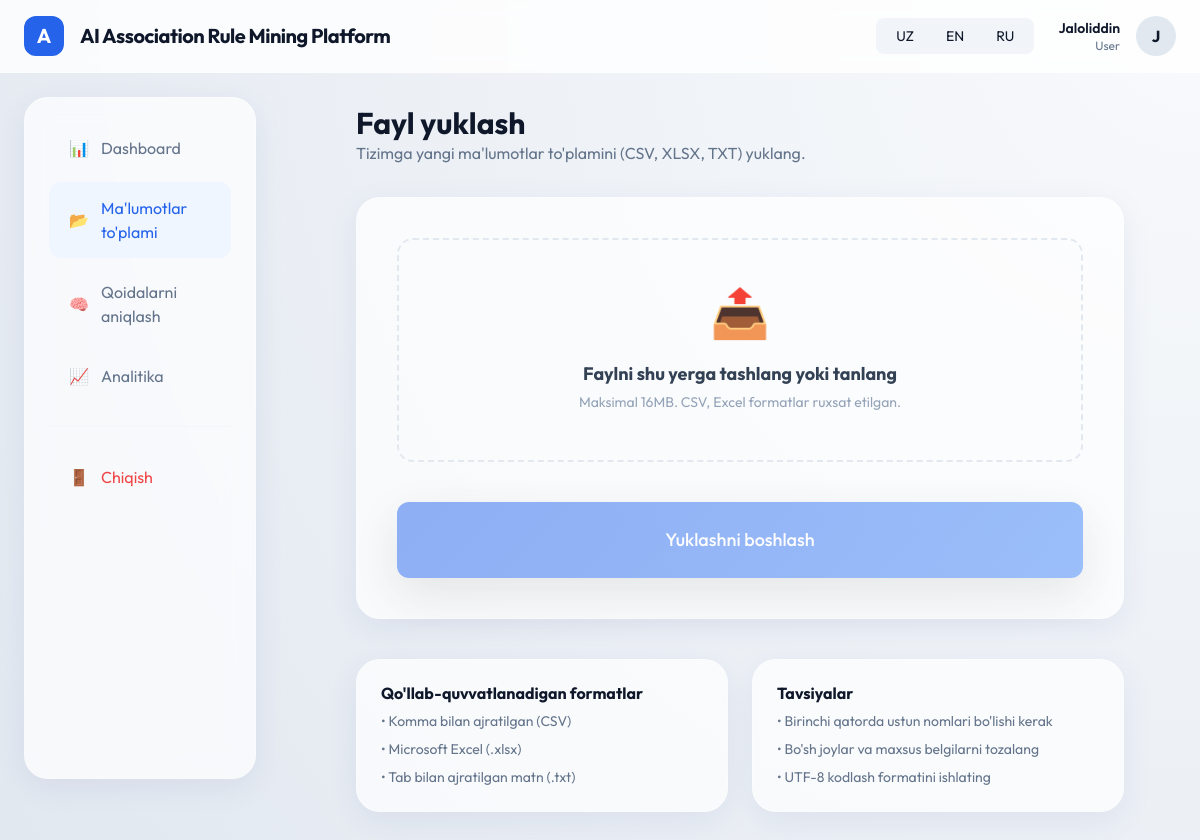
Page /dataset/upload (signed in) on the committed database.
### models/user.py (models this page shows, shortened)
class User(db.Model, UserMixin):
    id = db.Column(db.Integer, primary_key=True)
    username = db.Column(db.String(50), unique=True, nullable=False)
    email = db.Column(db.String(120), unique=True, nullable=False)
    password_hash = db.Column(db.String(128), nullable=False)
    role = db.Column(db.String(20), default='User') # Admin, Researcher, User
    is_active = db.Column(db.Boolean, default=True)
    created_at = db.Column(db.DateTime, default=datetime.utcnow)
    datasets = db.relationship('Dataset', backref='owner', lazy=True, cascade="all, delete-orphan")

### app/dataset/routes.py (the view, shortened to what this page needs)
@dataset_bp.route('/upload', methods=['GET', 'POST'])
@login_required
def upload():
    return render_template('dataset/upload.html')

### models/user.py (called while the page is built)
@login_manager.user_loader
def load_user(user_id):
    from app import db
    return db.session.get(User, int(user_id))

### app/templates/dataset/upload.html (shortened to what this page needs)
{% extends "base.html" %}
{% block content %}
<div class="animate-fade-in max-w-3xl mx-auto">
    <div class="mb-8">
        <h1 class="text-3xl font-bold text-slate-900">{{ g.translations.get('upload_dataset') }}</h1>
        <p class="text-slate-500">Tizimga yangi ma'lumotlar to'plamini (CSV, XLSX, TXT) yuklang.</p>
    </div>
    <div class="glass-card p-10">
        <form method="POST" enctype="multipart/form-data" id="uploadForm">
            <div class="mb-10 text-center">
                <div class="border-2 border-dashed border-slate-200 rounded-2xl p-12 hover:border-blue-400 hover:bg-blue-50/30 transition-all cursor-pointer group" id="dropZone">
                    <div class="text-5xl mb-4 group-hover:scale-110 transition-transform">📤</div>
                    <div class="text-lg font-bold text-slate-700 mb-1">Faylni shu yerga tashlang yoki tanlang</div>
                    <p class="text-sm text-slate-400">Maksimal 16MB. CSV, Excel formatlar ruxsat etilgan.</p>
                </div>
            </div>
            <button type="submit" class="w-full btn-primary-custom py-4 text-lg shadow-lg shadow-blue-100 disabled:opacity-50 disabled:cursor-not-allowed" id="submitBtn" disabled>
                Yuklashni boshlash
            </button>
        </form>
    </div>
    <div class="mt-10 grid grid-cols-1 md:grid-cols-2 gap-6">
        <div class="glass-card p-6">
            <h4 class="font-bold text-slate-900 mb-2">Qo'llab-quvvatlanadigan formatlar</h4>
            <ul class="text-sm text-slate-500 space-y-2">
                <li>• Komma bilan ajratilgan (CSV)</li>
                <li>• Microsoft Excel (.xlsx)</li>
                <li>• Tab bilan ajratilgan matn (.txt)</li>
            </ul>
        </div>
        <div class="glass-card p-6">
            <h4 class="font-bold text-slate-900 mb-2">Tavsiyalar</h4>
            <ul class="text-sm text-slate-500 space-y-2">
                <li>• Birinchi qatorda ustun nomlari bo'lishi kerak</li>
                <li>• Bo'sh joylar va maxsus belgilarni tozalang</li>
                <li>• UTF-8 kodlash formatini ishlating</li>
            </ul>
        </div>
    </div>
</div>
{% endblock %}

### app/templates/base.html (shortened to what this page needs)
<!DOCTYPE html>
<html lang="{{ session.get('lang', 'uz') }}">
<head>
    <script src="https://cdn.tailwindcss.com"></script>
    <link href="https://cdn.jsdelivr.net/npm/bootstrap@5.3.0/dist/css/bootstrap.min.css" rel="stylesheet">
</head>
<body>
    <nav class="nav-glass px-6 py-3 flex justify-between items-center">
        <div class="flex items-center gap-3">
            <div class="w-10 h-10 bg-blue-600 rounded-xl flex items-center justify-center text-white font-bold text-xl">
                A
            </div>
            <span class="text-xl font-bold tracking-tight">{{ g.translations.get('app_name') }}</span>
        </div>
        <div class="flex items-center gap-6">
            <div class="flex bg-slate-100 p-1 rounded-lg">
                <a href="/set_lang/uz" class="px-3 py-1 text-sm rounded-md {{ 'bg-white shadow-sm' if session.get('lang') == 'uz' else '' }}">UZ</a>
                <a href="/set_lang/en" class="px-3 py-1 text-sm rounded-md {{ 'bg-white shadow-sm' if session.get('lang') == 'en' else '' }}">EN</a>
                <a href="/set_lang/ru" class="px-3 py-1 text-sm rounded-md {{ 'bg-white shadow-sm' if session.get('lang') == 'ru' else '' }}">RU</a>
            </div>
            {% if current_user.is_authenticated %}
                <a href="{{ url_for('auth.profile') }}" class="flex items-center gap-3 no-underline text-inherit hover:opacity-80 transition-opacity">
                    <div class="text-right">
                        <div class="text-sm font-semibold">{{ current_user.username }}</div>
                        <div class="text-xs text-slate-500">{{ current_user.role }}</div>
                    </div>
                    <div class="w-10 h-10 bg-slate-200 rounded-full flex items-center justify-center font-bold">
                        {{ current_user.username[0] | upper }}
                    </div>
                </a>
            {% else %}
                <a href="{{ url_for('auth.login') }}" class="btn-primary-custom">{{ g.translations.get('login') }}</a>
            {% endif %}
        </div>
    </nav>
    <div class="flex">
        {% if current_user.is_authenticated %}
        <aside class="sidebar">
            <div class="glass-card h-full p-4">
                <nav>
                    <a href="{{ url_for('dashboard.home') }}" class="nav-link-custom {{ 'active' if request.endpoint == 'dashboard.home' else '' }}">
                        <span class="mr-3">📊</span> {{ g.translations.get('dashboard') }}
                    </a>
                    <a href="{{ url_for('dataset.list_datasets') }}" class="nav-link-custom {{ 'active' if request.endpoint and 'dataset' in request.endpoint else '' }}">
                        <span class="mr-3">📂</span> {{ g.translations.get('datasets') }}
                    </a>
                    <a href="{{ url_for('apriori.mine') }}" class="nav-link-custom {{ 'active' if request.endpoint and 'apriori' in request.endpoint else '' }}">
                        <span class="mr-3">🧠</span> {{ g.translations.get('rule_mining') }}
                    </a>
                    <a href="{{ url_for('analytics.index') }}" class="nav-link-custom {{ 'active' if request.endpoint == 'analytics.index' else '' }}">
                        <span class="mr-3">📈</span> {{ g.translations.get('analytics') }}
                    </a>
                    <hr class="my-4 border-slate-200">
                    <a href="{{ url_for('auth.logout') }}" class="nav-link-custom text-red-500 hover:bg-red-50">
                        <span class="mr-3">🚪</span> {{ g.translations.get('logout') }}
                    </a>
                </nav>
            </div>
        </aside>
        <main class="main-content w-full">
            {% block content %}{% endblock %}
        </main>
        {% else %}
        <main class="w-full">
            {% block auth_content %}{% endblock %}
        </main>
        {% endif %}
    </div>
</body>
</html>

### app/templates/base.html (style rules this page uses)
:root { --primary: #2563EB; --secondary: #0F172A; --accent: #38BDF8; --glass-bg: rgba(255, 255, 255, 0.7); --glass-border: rgba(255, 255, 255, 0.3); }
body { font-family: 'Outfit', sans-serif; background: radial-gradient(circle at top right, #f8fafc, #e2e8f0); min-height: 100vh; color: var(--secondary); }
.glass-card { background: var(--glass-bg); backdrop-filter: blur(12px); -webkit-backdrop-filter: blur(12px); border: 1px solid var(--glass-border); border-radius: 1.5rem; box-shadow: 0 8px 32px 0 rgba(31, 38, 135, 0.07); }
.nav-glass { background: rgba(255, 255, 255, 0.8); backdrop-filter: blur(10px); border-bottom: 1px solid var(--glass-border); position: sticky; top: 0; z-index: 1000; }
.btn-primary-custom { background: linear-gradient(135deg, #2563EB 0%, #3B82F6 100%); border: none; color: white; padding: 0.75rem 1.5rem; border-radius: 0.75rem; font-weight: 500; transition: all 0.3s ease; }
.sidebar { width: 280px; height: calc(100vh - 70px); position: fixed; left: 0; padding: 1.5rem; }
.main-content { margin-left: 280px; padding: 2rem; }
.nav-link-custom { display: flex; align-items: center; padding: 0.875rem 1.25rem; border-radius: 0.75rem; color: #64748b; text-decoration: none; transition: all 0.2s ease; margin-bottom: 0.5rem; }
.nav-link-custom:hover, .nav-link-custom.active { background: #eff6ff; color: #2563EB; }
.animate-fade-in { animation: fadeIn 0.5s ease-out forwards; }

### rows in the picture
User: username "Jaloliddin", role "User", username "J"

### other values in the picture
{{ g.translations.get('app_name') }} "AI Association Rule Mining Platform"
{{ g.translations.get('dashboard') }} "Dashboard"
{{ g.translations.get('datasets') }} "Ma'lumotlar to'plami"
{{ g.translations.get('rule_mining') }} "Qoidalarni aniqlash"
{{ g.translations.get('analytics') }} "Analitika"
{{ g.translations.get('logout') }} "Chiqish"
{{ g.translations.get('upload_dataset') }} "Fayl yuklash"
